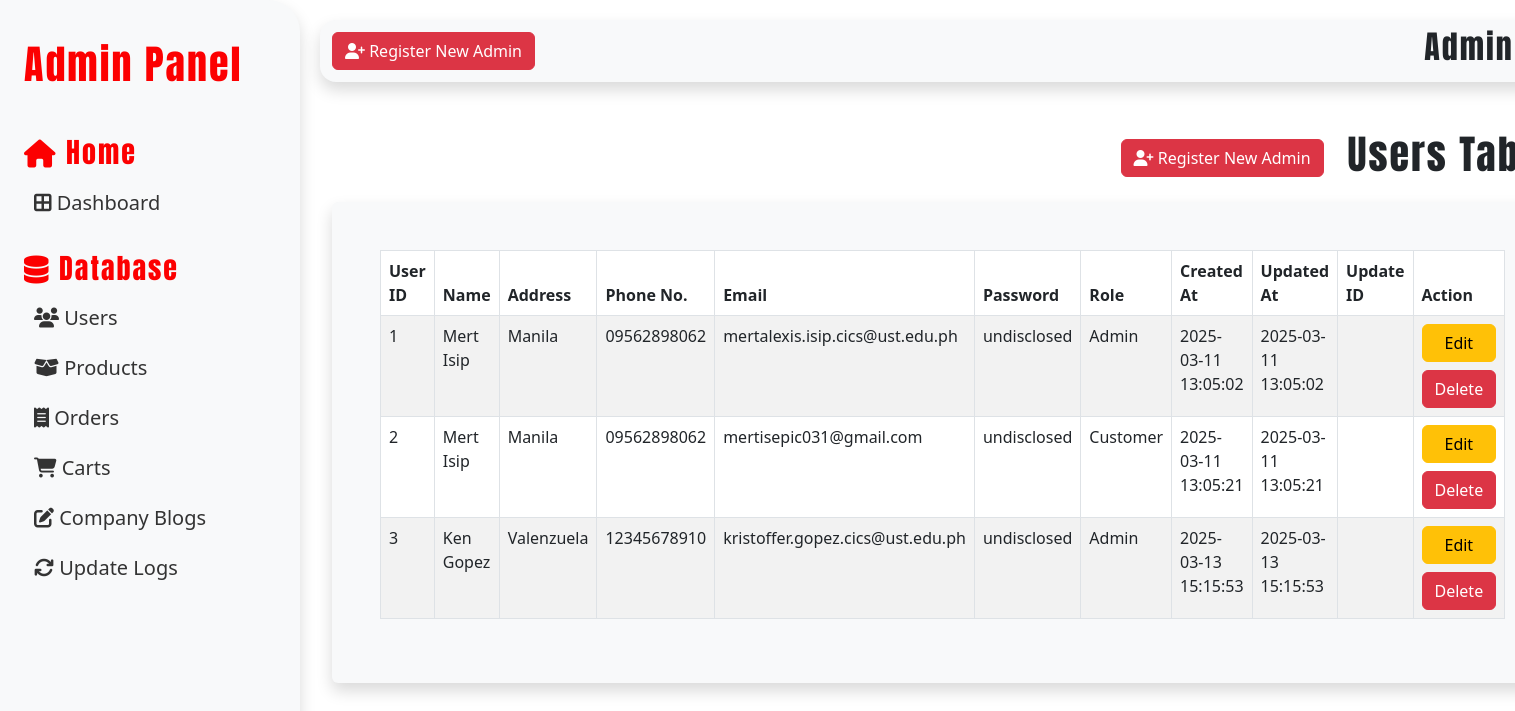
/src/adminIndex.php?page=users, run on an earlier commit of the app's database.
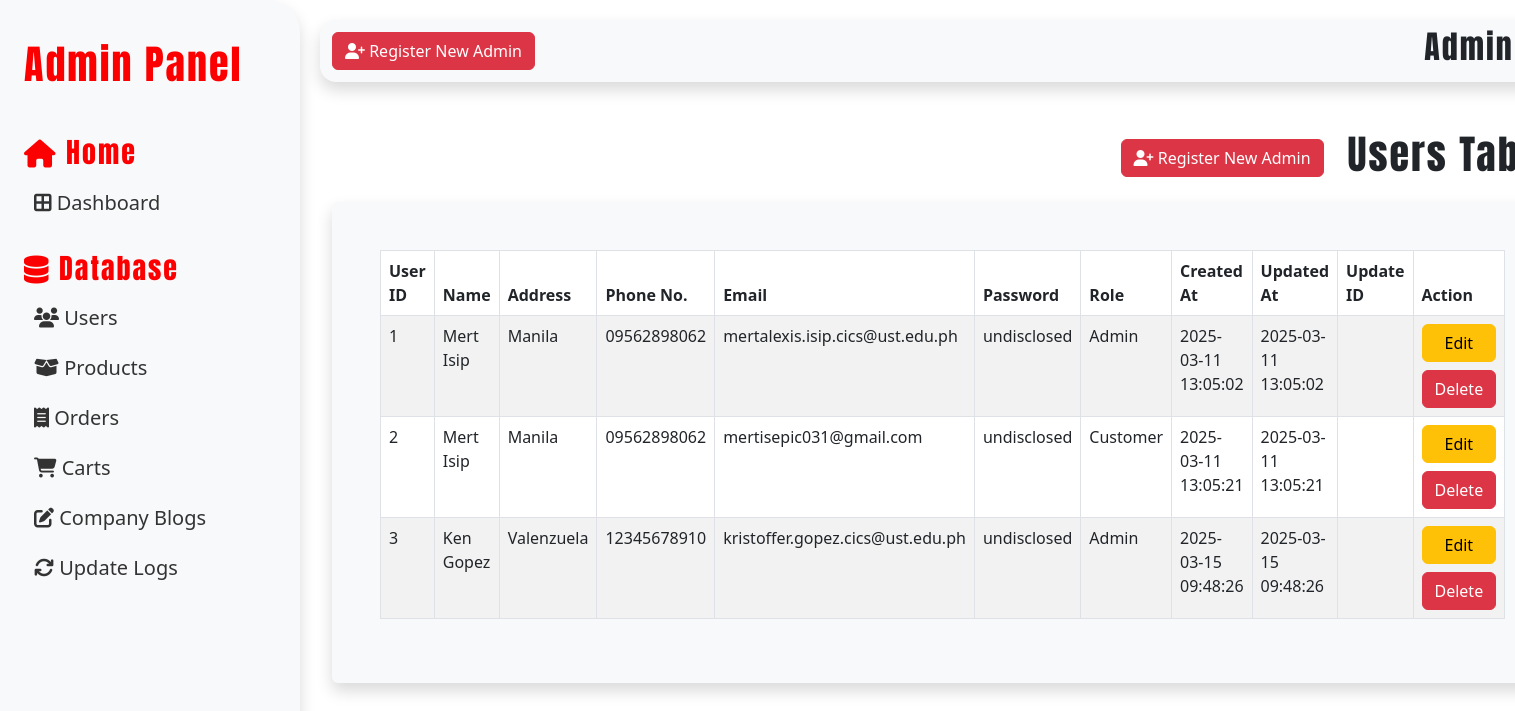
And on a later commit of the database.
### tables this page shows
CREATE TABLE `users_tbl` (
  `userID` int(11) NOT NULL AUTO_INCREMENT,
  `userFname` varchar(50) NOT NULL,
  `userLname` varchar(50) NOT NULL,
  `userAdd` varchar(100) NOT NULL,
  `userPhone` varchar(11) NOT NULL,
  `userEmail` varchar(50) NOT NULL,
  `userPass` varchar(50) NOT NULL,
  `roleID` int(11) NOT NULL,
  `otp` int(11) NOT NULL,
  `status` varchar(50) NOT NULL,
  `createdAt` datetime NOT NULL DEFAULT current_timestamp(),
  `updatedAt` datetime NOT NULL DEFAULT current_timestamp(),
  `updID` int(11) DEFAULT NULL,
  PRIMARY KEY (`userID`),
  UNIQUE KEY `userEmail` (`userEmail`),
  KEY `userRoleFK` (`roleID`) USING BTREE,
  CONSTRAINT `userRoleFK` FOREIGN KEY (`roleID`) REFERENCES `roles_tbl` (`roleID`) ON DELETE NO ACTION ON UPDATE NO ACTION
);

CREATE TABLE `roles_tbl` (
  `roleID` int(11) NOT NULL AUTO_INCREMENT,
  `roleName` varchar(50) NOT NULL,
  `createdAt` datetime NOT NULL DEFAULT current_timestamp(),
  `updatedAt` datetime NOT NULL DEFAULT current_timestamp(),
  `updID` int(11) DEFAULT NULL,
  PRIMARY KEY (`roleID`),
  UNIQUE KEY `roleName` (`roleName`)
);

### src/adminPages/usersTable.php (the view, shortened to what this page needs)
<?php
require_once 'weltz_dbconnect.php';
$usersSQL = "SELECT users_tbl.userID, users_tbl.userFname, users_tbl.userLname, users_tbl.userAdd, users_tbl.userPhone, users_tbl.userEmail, users_tbl.userPass, roles_tbl.roleName AS role, users_tbl.createdAt, users_tbl.updatedAt, users_tbl.updID
            FROM users_tbl
            JOIN roles_tbl ON users_tbl.roleID = roles_tbl.roleID";
$usersSQLResult = $conn->query($usersSQL);
?>
<div class="userTableHeader mb-3 d-flex justify-content-end align-items-center gap-3">
    <button type="button" id="sidebarCollapse" class="btn btn-danger me-2" data-bs-toggle="modal" data-bs-target="#regNewAdmin">
        <i class="fa-solid fa-user-plus"></i> Register New Admin
    </button>
    <h1>Users Table</h1>
</div>
<div class="container-fluid bg-light p-5 rounded shadow">
    <table id="myTable" class="table table-bordered table-striped">
        <thead>
            <tr>
                <th>User ID</th>
                <th>Name</th>
                <th>Address</th>
                <th>Phone No.</th>
                <th>Email</th>
                <th>Password</th>
                <th>Role</th>
                <th>Created At</th>
                <th>Updated At</th>
                <th>Update ID</th>
                <th>Action</th>
            </tr>
        </thead>
        <tbody>
            <?php
            if ($usersSQLResult->num_rows > 0) {
                while ($row = $usersSQLResult->fetch_assoc()) {
            ?>
                    <tr>
                        <td><?php echo $row['userID'] ?></td>
                        <td><?php echo  $row['userFname'] . " " . $row['userLname'] ?></td>
                        <td><?php echo  $row['userAdd'] ?></td>
                        <td><?php echo  $row['userPhone'] ?></td>
                        <td><?php echo  $row['userEmail'] ?></td>
                        <td>undisclosed</td>
                        <td><?php echo  $row['role'] ?></td>
                        <td><?php echo  $row['createdAt'] ?></td>
                        <td><?php echo  $row['updatedAt'] ?></td>
                        <td><?php echo  $row['updID'] ?></td>
                        <td>
                            <div class='d-grid gap-2'>
                                <button class='btn btn-warning'>Edit</button>
                                <button class='btn btn-danger'>Delete</button>
                            </div>
                        </td>
                    </tr>
                <?php
                }
            } else {
                ?>
                <h1 class="text-center">No users found</h1>
            <?php
            }
            ?>
        </tbody>
    </table>
</div>

### src/adminIndex.php (shortened to what this page needs)
<!DOCTYPE html>
<html lang="en">
<head>
  <link rel="stylesheet" href="styles.css">
  <link rel="stylesheet" href="adminPages/adminDashboard.css">
  <?php require_once 'cssLibraries.php' ?>
</head>
<body class="adminPanel">
  <nav id="sidebar" class="bg-light p-4 shadow rounded-end-5">
    <div class="sidebar-header mb-5 mt-3">
      <h1>Admin Panel</h1>
    </div>
    <div class="mb-4">
      <div class="sidebar-header">
        <h3><i class="fa-solid fa-house"></i> Home</h3>
      </div>
      <ul class="list-unstyled components">
        <li>
          <a class="fs-5" href="?page=dashboard"><i class="fa-solid fa-border-all"></i> Dashboard</a>
        </li>
      </ul>
    </div>
    <div>
      <div class="sidebar-header">
        <h3><i class="fa-solid fa-database"></i> Database</h3>
      </div>
      <ul class="list-unstyled components">
        <li>
          <a class="fs-5" href="?page=users"><i class="fa-solid fa-users"></i> Users</a>
        </li>
        <li>
          <a class="fs-5" href="?page=products"><i class="fa-solid fa-box-open"></i> Products</a>
        </li>
        <li>
          <a class="fs-5" href="?page=orders"><i class="fa-solid fa-receipt"></i> Orders</a>
        </li>
        <li>
          <a class="fs-5" href="?page=carts"><i class="fa-solid fa-cart-shopping"></i> Carts</a>
        </li>
        <li>
          <a class="fs-5" href="?page=blogs"><i class="fa-solid fa-pen-to-square"></i> Company Blogs</a>
        </li>
        <li>
          <a class="fs-5" href="?page=logs"><i class="fa-solid fa-arrows-rotate"></i> Update Logs</a>
        </li>
      </ul>
    </div>
  </nav>
  <div class="container-fluid" id="adminContent">
    <nav id="adminHeader" class="navbar navbar-expand-lg navbar-light bg-light mb-5 rounded-4 shadow">
      <div class="container-fluid">
        <button type="button" id="sidebarCollapse" class="btn btn-danger" data-bs-toggle="modal" data-bs-target="#regNewAdmin">
          <i class="fa-solid fa-user-plus"></i> Register New Admin
        </button>
        <h2 class="ml-3">Admin <i class="fa-solid fa-user-tie"></i></h2>
      </div>
    </nav>
    <div class="container-fluid">
      <?php
      $page = 'dashboard';
      if (isset($_GET['page'])) {
        $page = $_GET['page'];
      }
      switch ($page) {
        case 'users':
          include 'adminPages/usersTable.php';
          break;
      }
      ?>
    </div>
  </div>
</body>
</html>

### src/cssLibraries.php (shortened to what this page needs)
<link href="https://cdn.jsdelivr.net/npm/bootstrap@5.3.3/dist/css/bootstrap.min.css" rel="stylesheet">
<link rel="stylesheet" href="https://cdnjs.cloudflare.com/ajax/libs/font-awesome/6.7.2/css/all.min.css" />
<link rel="stylesheet" href="https://cdnjs.cloudflare.com/ajax/libs/twitter-bootstrap/5.3.0/css/bootstrap.min.css">
<link rel="stylesheet" href="https://cdn.datatables.net/2.2.2/css/dataTables.bootstrap5.css">

### src/styles.css (style rules this page uses)
* { padding: 0; margin: 0; box-sizing: border-box; }
html { scroll-behavior: smooth; }
body { background-color: white; color: #231f20; font-family: 'Bebas Neue', sans-serif; }
h1, h2, h3 { font-family: 'Anton', sans-serif; letter-spacing: 2px; }
.adminPanel { display: flex; }
#sidebar { min-width: 300px; max-width: 300px; height: 100vh; color: #fc0001; top: 0; position: sticky; }
#adminContent { width: 100%; padding: 20px; }
.components { padding: 0; list-style: none; }
.components li { padding: 10px; }
.components a { color: #333; display: block; text-decoration: none; font-size: 1.2rem; transition: color 0.3s ease-in-out, transform 0.3s ease-in-out; }
#adminHeader { top: 0; position: sticky; }

What changed in the data, as far as the page shows it:
changed users_tbl "Ken": createdAt "2025-03-13 15:15:53" → "2025-03-15 09:48:26"; updatedAt "2025-03-13 15:15:53" → "2025-03-15 09:48:26"
